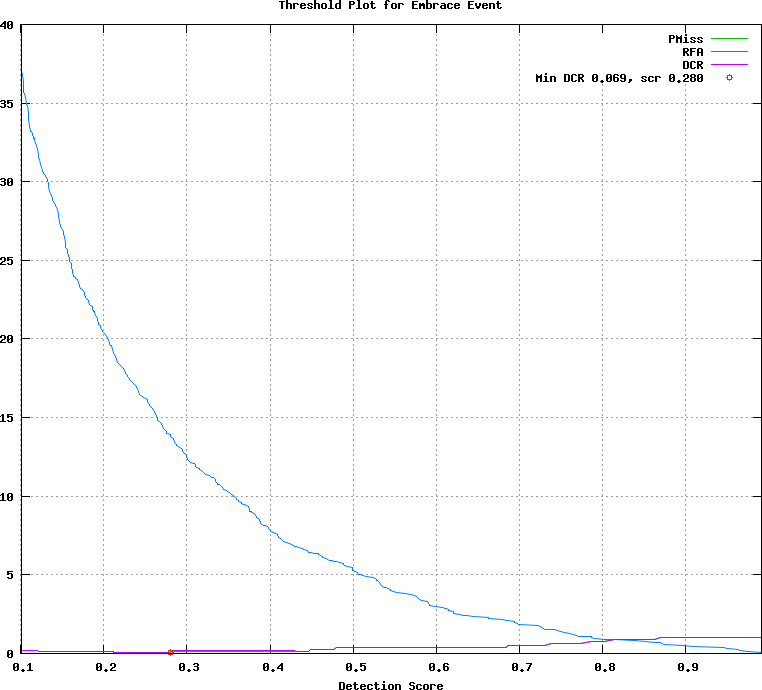

Generate this figure with gnuplot:
## GNUPLOT command file
set terminal postscript color
set style data lines
set title 'Threshold Plot for Embrace Event'
set xlabel 'Detection Score'
set grid
set size ratio 0.85
plot [0.101000:0.991000]  \
  'test.det.Embrace_Event.dat.1' using 1:4 title 'PMiss' with lines lt 2, \
  'test.det.Embrace_Event.dat.1' using 1:5 title 'RFA' with lines lt 3, \
  'test.det.Embrace_Event.dat.1' using 1:6 title 'DCR' with lines lt 4, \
  'test.det.Embrace_Event.dat.2' using 1:2 title 'Min DCR 0.069, scr 0.280' with points lt 6
